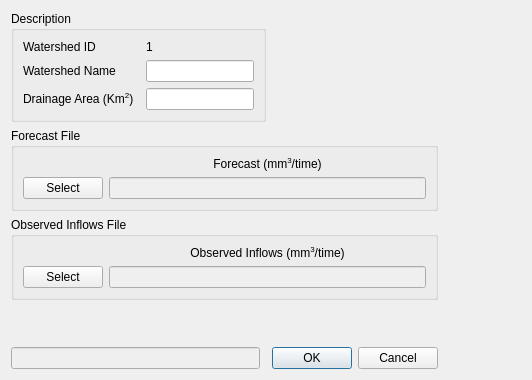
<?xml version="1.0" encoding="UTF-8"?>
<ui version="4.0">
 <class>watershed_dialog</class>
 <widget class="QDialog" name="watershed_dialog">
  <property name="geometry">
   <rect>
    <x>0</x>
    <y>0</y>
    <width>532</width>
    <height>380</height>
   </rect>
  </property>
  <property name="windowTitle">
   <string>Watershed</string>
  </property>
  <property name="windowOpacity">
   <double>3.000000000000000</double>
  </property>
  <layout class="QGridLayout" name="gridLayout">
   <item row="1" column="3">
    <spacer name="horizontalSpacer_2">
     <property name="orientation">
      <enum>Qt::Horizontal</enum>
     </property>
     <property name="sizeHint" stdset="0">
      <size>
       <width>40</width>
       <height>20</height>
      </size>
     </property>
    </spacer>
   </item>
   <item row="2" column="0" colspan="3">
    <widget class="QGroupBox" name="inflows_file_box">
     <property name="sizePolicy">
      <sizepolicy hsizetype="Preferred" vsizetype="Fixed">
       <horstretch>0</horstretch>
       <verstretch>0</verstretch>
      </sizepolicy>
     </property>
     <property name="font">
      <font>
       <weight>50</weight>
       <bold>false</bold>
      </font>
     </property>
     <property name="title">
      <string>Observed Inflows File</string>
     </property>
     <layout class="QGridLayout" name="gridLayout_4">
      <item row="0" column="1">
       <widget class="QLabel" name="inflows_label">
        <property name="text">
         <string>&lt;html&gt;&lt;head/&gt;&lt;body&gt;&lt;p&gt;Observed Inflows (mm&lt;span style=&quot; vertical-align:super;&quot;&gt;3&lt;/span&gt;/time)&lt;/p&gt;&lt;/body&gt;&lt;/html&gt;</string>
        </property>
        <property name="alignment">
         <set>Qt::AlignBottom|Qt::AlignHCenter</set>
        </property>
        <property name="buddy">
         <cstring>inflows_file_input</cstring>
        </property>
       </widget>
      </item>
      <item row="1" column="0">
       <widget class="QPushButton" name="select_inflow_file">
        <property name="font">
         <font>
          <weight>50</weight>
          <bold>false</bold>
         </font>
        </property>
        <property name="text">
         <string>Select</string>
        </property>
       </widget>
      </item>
      <item row="1" column="1">
       <widget class="QLineEdit" name="inflows_file_input">
        <property name="enabled">
         <bool>false</bool>
        </property>
       </widget>
      </item>
     </layout>
    </widget>
   </item>
   <item row="1" column="0" colspan="3">
    <widget class="QGroupBox" name="forecast_file_box">
     <property name="sizePolicy">
      <sizepolicy hsizetype="Expanding" vsizetype="Fixed">
       <horstretch>0</horstretch>
       <verstretch>0</verstretch>
      </sizepolicy>
     </property>
     <property name="font">
      <font>
       <weight>50</weight>
       <bold>false</bold>
      </font>
     </property>
     <property name="title">
      <string>Forecast File</string>
     </property>
     <layout class="QGridLayout" name="gridLayout_3">
      <item row="3" column="1">
       <widget class="QLabel" name="forecast_labe">
        <property name="text">
         <string>&lt;html&gt;&lt;head/&gt;&lt;body&gt;&lt;p&gt;Forecast (mm&lt;span style=&quot; vertical-align:super;&quot;&gt;3&lt;/span&gt;/time)&lt;/p&gt;&lt;/body&gt;&lt;/html&gt;</string>
        </property>
        <property name="alignment">
         <set>Qt::AlignBottom|Qt::AlignHCenter</set>
        </property>
        <property name="buddy">
         <cstring>forecast_file_input</cstring>
        </property>
       </widget>
      </item>
      <item row="4" column="1">
       <widget class="QLineEdit" name="forecast_file_input">
        <property name="enabled">
         <bool>false</bool>
        </property>
       </widget>
      </item>
      <item row="4" column="0">
       <widget class="QPushButton" name="select_forecast_file">
        <property name="font">
         <font>
          <weight>50</weight>
          <bold>false</bold>
         </font>
        </property>
        <property name="text">
         <string>Select</string>
        </property>
       </widget>
      </item>
     </layout>
    </widget>
   </item>
   <item row="0" column="2">
    <spacer name="horizontalSpacer">
     <property name="orientation">
      <enum>Qt::Horizontal</enum>
     </property>
     <property name="sizeHint" stdset="0">
      <size>
       <width>40</width>
       <height>20</height>
      </size>
     </property>
    </spacer>
   </item>
   <item row="4" column="2">
    <widget class="QDialogButtonBox" name="buttonBox">
     <property name="orientation">
      <enum>Qt::Horizontal</enum>
     </property>
     <property name="standardButtons">
      <set>QDialogButtonBox::Cancel|QDialogButtonBox::Ok</set>
     </property>
    </widget>
   </item>
   <item row="4" column="0">
    <widget class="QLineEdit" name="display_wateshed_name">
     <property name="enabled">
      <bool>false</bool>
     </property>
    </widget>
   </item>
   <item row="0" column="0" colspan="2">
    <widget class="QGroupBox" name="descriptio_box">
     <property name="sizePolicy">
      <sizepolicy hsizetype="Expanding" vsizetype="Fixed">
       <horstretch>0</horstretch>
       <verstretch>0</verstretch>
      </sizepolicy>
     </property>
     <property name="font">
      <font>
       <weight>50</weight>
       <bold>false</bold>
      </font>
     </property>
     <property name="title">
      <string>Description</string>
     </property>
     <layout class="QGridLayout" name="gridLayout_2">
      <item row="2" column="0">
       <widget class="QLabel" name="drain_area">
        <property name="font">
         <font>
          <weight>50</weight>
          <bold>false</bold>
         </font>
        </property>
        <property name="text">
         <string>&lt;html&gt;&lt;head/&gt;&lt;body&gt;&lt;p&gt;Drainage Area (Km&lt;span style=&quot; vertical-align:super;&quot;&gt;2&lt;/span&gt;)&lt;/p&gt;&lt;/body&gt;&lt;/html&gt;</string>
        </property>
        <property name="buddy">
         <cstring>drain_input</cstring>
        </property>
       </widget>
      </item>
      <item row="0" column="0" colspan="2">
       <widget class="QLabel" name="watershed_id">
        <property name="font">
         <font>
          <weight>50</weight>
          <bold>false</bold>
         </font>
        </property>
        <property name="text">
         <string>Watershed ID</string>
        </property>
       </widget>
      </item>
      <item row="1" column="0" colspan="2">
       <widget class="QLabel" name="watershed_name">
        <property name="font">
         <font>
          <weight>50</weight>
          <bold>false</bold>
         </font>
        </property>
        <property name="text">
         <string>Watershed Name</string>
        </property>
        <property name="buddy">
         <cstring>id_display</cstring>
        </property>
       </widget>
      </item>
      <item row="2" column="3">
       <widget class="QLineEdit" name="drain_input"/>
      </item>
      <item row="1" column="3">
       <widget class="QLineEdit" name="id_display"/>
      </item>
      <item row="0" column="3">
       <widget class="QLabel" name="watershed_id_display">
        <property name="text">
         <string>1</string>
        </property>
       </widget>
      </item>
     </layout>
    </widget>
   </item>
   <item row="3" column="0">
    <spacer name="verticalSpacer">
     <property name="orientation">
      <enum>Qt::Vertical</enum>
     </property>
     <property name="sizeHint" stdset="0">
      <size>
       <width>20</width>
       <height>40</height>
      </size>
     </property>
    </spacer>
   </item>
  </layout>
 </widget>
 <tabstops>
  <tabstop>id_display</tabstop>
  <tabstop>drain_input</tabstop>
  <tabstop>select_forecast_file</tabstop>
  <tabstop>forecast_file_input</tabstop>
  <tabstop>select_inflow_file</tabstop>
  <tabstop>inflows_file_input</tabstop>
  <tabstop>display_wateshed_name</tabstop>
  <tabstop>buttonBox</tabstop>
 </tabstops>
 <resources/>
 <connections>
  <connection>
   <sender>buttonBox</sender>
   <signal>accepted()</signal>
   <receiver>watershed_dialog</receiver>
   <slot>accept()</slot>
   <hints>
    <hint type="sourcelabel">
     <x>248</x>
     <y>254</y>
    </hint>
    <hint type="destinationlabel">
     <x>157</x>
     <y>274</y>
    </hint>
   </hints>
  </connection>
  <connection>
   <sender>buttonBox</sender>
   <signal>rejected()</signal>
   <receiver>watershed_dialog</receiver>
   <slot>reject()</slot>
   <hints>
    <hint type="sourcelabel">
     <x>316</x>
     <y>260</y>
    </hint>
    <hint type="destinationlabel">
     <x>286</x>
     <y>274</y>
    </hint>
   </hints>
  </connection>
 </connections>
</ui>
